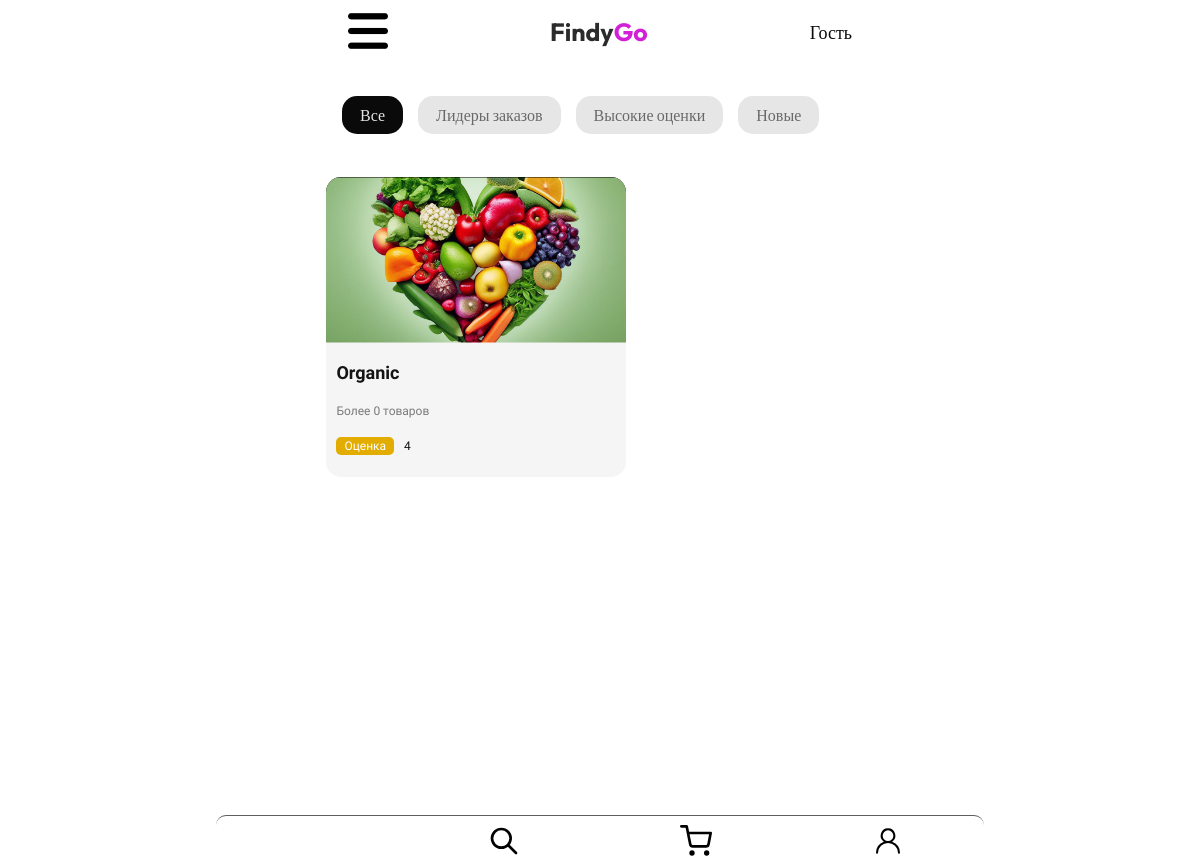
The app's page /category/Vegetables/ with its own data.
### account/models.py (models this page shows, shortened)
class CustomUser(AbstractUser):
    city = models.CharField(
        max_length=50,
        choices=CITY,
        default="Неизвестно"
    )
    USER_TYPES = [
        ('ordinary_user', 'Обычный пользователь'),
        ('food_user', 'Пользователь еда'),
        ('shop_user', 'Пользователь магазин'),
        ('taxi_user', 'Водитель такси'),
        ('courier_user', 'Водитель курьер'),
        ('taxi_company_user', 'Владелец таксопарк'),
    ]
    user_type = models.CharField(max_length=20, choices=USER_TYPES, default='ordinary_user')
    user_name = models.CharField(max_length=25, blank=True, null=True)
    user_description = models.CharField(max_length=500, default=description_txt, blank=True, null=True)
    user_phone_number = models.DecimalField(max_digits=9, decimal_places=0, blank=True, null=True)
    user_phone_number2 = models.DecimalField(max_digits=9, decimal_places=0, blank=True, null=True)
    user_mbank_qr = models.ImageField(upload_to=user_mbank_qr_path, blank=True, null=True)
    user_rsk_qr = models.ImageField(upload_to=user_rsk_qr_path, blank=True, null=True)
    user_mbank_link = models.CharField(max_length=500, blank=True, null=True)
    user_obank_link = models.CharField(max_length=500, blank=True, null=True)
    user_rsk_link = models.CharField(max_length=500, blank=True, null=True)
    user_abank_link = models.CharField(max_length=500, blank=True, null=True)
    user_raiting = models.DecimalField(max_digits=3, decimal_places=1, blank=True, null=True)
    balance = models.DecimalField(max_digits=15, decimal_places=2, blank=True, null=True)
    CATEGORY_OF_EDUCATION = [
        ('', ''),
        ('Food', 'Еда'),
        ('Vegetables', 'Овощи'),
        ('Shop', 'Магазин'),
    ]
    category_of_education = models.CharField(max_length=20, choices=CATEGORY_OF_EDUCATION, default='', blank=True, null=True)
    SUB_CATEGORY_OF_EDUCATION = [
        ('', ''),
        ('Grocery', 'Продуктовый'),
        ('Vegetables', 'Электроника'),
        ('Clothes', 'Одежды'),
        ('Office', 'Канцелярия'),
    ]
    sub_category_of_education = models.CharField(max_length=20, choices=SUB_CATEGORY_OF_EDUCATION, blank=True, null=True, default='')
    USER_STATUS = [
        ('', ''),
        ('Online', 'Онлайн'),
        ('Offline', 'Оффлайн'),
    ]
    user_status = models.CharField(max_length=20, choices=USER_STATUS, default='', blank=True, null=True)
    user_logo = models.ImageField(upload_to=user_logo_path, blank=True, null=True)
    user_logo_mini = models.ImageField(upload_to=user_logo_mini_path, blank=True, null=True)
    USER_BLOCKED = [
        ('', ''),
        ('Yes', 'Да'),
        ('No', 'Нет'),
    ]
    user_blocked = models.CharField(max_length=20, choices=USER_BLOCKED, default='No')
    groups = models.ManyToManyField(
        Group,
        verbose_name='groups',
        blank=True,
        related_name='custom_user_set',  # Пример названия, которое можно выбрать
        related_query_name='user',
    )
    user_permissions = models.ManyToManyField(
        Permission,
        verbose_name='user permissions',
        blank=True,
        related_name='custom_user_set',  # Пример названия, которое можно выбрать
        related_query_name='user',
    )

### shop_list/views.py (the view)
# urls.py: path('category/<str:category>/', user_list, name='user_list'),
def user_list(request, category):
    users = (
        CustomUser.objects
        .filter(category_of_education=category, user_status='Online', user_blocked='No')
        .annotate(menu_count=Count('food_menu'))  # связывается по related_name
    )
    return render(request, 'shop_list/shop_list.html', {
        'users': users,
        'category': category
    })

### templates/shop_list/shop_list.html (shortened to what this page needs)
{% extends 'basis/basis.html' %}
{% block linkcss %}
<link rel="stylesheet" href="/static/css/shop_list.css">{% endblock %}
{% block main %}
<div class="category-institution-slider">
    <div class="buttons">
        <button class="all active">
            Все
        </button>
        <button class="often-ordered">
            Лидеры заказов
        </button>
        <button class="high-marks">
            Высокие оценки
        </button>
        <button class="new">
            Новые
        </button>
    </div>
</div>
<div class="institution-container">
    <div class="institutions" id="cafeContainer">
        {% for user in users %}
        <a href="{% url 'account_menu' user.id %}" class="institution" data-city="{{ user.city }}">
            <div class="logo-container">
                <img data-src="{{ user.user_logo.url }}" src="/static/icons/10px.png" alt="">
            </div>
            <div class="description-container">
                <h2 class="name">{{ user.user_name }}</h2>
                <p class="menu">{{ user.menu_count }}</p>
                <div class="star-rating">
                    <p class="raiting-title">Оценка</p>
                    <p class="raiting-number" data-rating="{{ user.user_raiting|stringformat:" g" }}">
                        {{ user.user_raiting|stringformat:"g" }}
                    </p>
                </div>
            </div>
        </a>
        {% endfor %}
    </div>
</div>
{% endblock %}

### static/css/basis.css (style rules this page uses)
* { padding: 0; margin: 0; border: 0; -webkit-user-select: none; -moz-user-select: none; user-select: none; }
*, *:before, *:after { box-sizing: border-box; }
html, body { background: rgb(255, 255, 255); height: 100%; width: 100%; font-size: 100%; line-height: 1; font-size: 14px; -ms-text-size-adjust: 100%; -moz-text-size-adjust: 100%; -webkit-text-size-adjust: 100%; }
input, button, textarea { font-family: inherit; }
button, a { outline: none; -webkit-tap-highlight-color: transparent; -webkit-user-select: none; -moz-user-select: none; user-select: none; }
button { cursor: pointer; }
a, a:visited { text-decoration: none; }
img { vertical-align: top; }
h1, h2, h3, h4, h5, h6 { font-size: inherit; font-weight: 400; }

### static/css/shop_list.css (style rules this page uses)
.category-institution-slider { width: 100%; position: fixed; top: clamp(25px, 14vw, 65px); background: rgb(255, 255, 255); z-index: 5; height: clamp(20px, 16vw, 100px); padding-left: 2.5%; display: flex; align-items: center; }
.category-institution-slider .buttons { display: flex; gap: 15px; overflow-y: scroll; scroll-snap-type: x mandatory; margin-right: 5%; }
.category-institution-slider .buttons button { transition: all 0.4s ease 0s; white-space: nowrap; padding: 8px 18px; width: 100%; background-color: #e6e6e6; border-radius: 15px; font-family: "Manrope"; font-size: clamp(10px, 3.2vw, 16px); font-weight: 500; color: #696969; }
.category-institution-slider .buttons .active { background-color: #0a0a0a; color: #e4e4e4; }
.institution-container { width: 100%; margin-top: clamp(25px, 16vw, 100px); position: relative; z-index: 4; }
.institution-container .institutions { width: 95%; display: flex; justify-content: space-between; gap: clamp(5px, 3vw, 10px); flex-wrap: wrap; margin: 0 auto; overflow: hidden; }
.institution-container .institutions .institution { min-height: clamp(5px, 55vw, 300px); min-width: clamp(5px, 46vw, 300px); transition: all 0.4s ease 0s; background-color: #f5f5f5; border-radius: 15px; margin-top: 1vw; display: flex; flex-direction: column; overflow: hidden; }
.institution-container .institutions .institution .logo-container { width: 100%; height: 55%; position: relative; background-color: #000000; }
.institution-container .institutions .institution .logo-container img { position: absolute; top: 50%; left: 50%; transform: translate(-50%, -50%); width: 100%; height: 100%; -o-object-fit: cover; object-fit: cover; }
.institution-container .institutions .institution .description-container { height: 45%; position: relative; display: flex; flex-direction: column; align-items: flex-start; justify-content: center; gap: clamp(2px, 2vw, 20px); }
.institution-container .institutions .institution .description-container .star-rating { display: flex; align-items: center; justify-content: flex-start; font-family: "Comfortaa"; font-size: clamp(6px, 3vw, 12px); }
.institution-container .institutions .institution .description-container .star-rating .raiting-number { color: #131313; }
.institution-container .institutions .institution .description-container .star-rating .raiting-title { padding: 3px 8px; background-color: #e2ad00; color: #ffffff; border-radius: 5px; }
.institution-container .institutions .institution .description-container .star-rating p { font-family: "Comfortaa"; color: #797979; }
.institution-container .institutions .institution .description-container h2, .institution-container .institutions .institution .description-container p { margin-left: 10px; }
.institution-container .institutions .institution .description-container .name { font-family: "Comfortaa", sans-serif; font-size: clamp(12px, 3.6vw, 18px); font-weight: 700; color: #141414; margin-bottom: 3px; }
.institution-container .institutions .institution .description-container .menu { font-family: "Comfortaa"; font-size: clamp(6px, 3vw, 12px); font-weight: 500; color: #797979; }
.institution-container .institutions .institution .description-container .menu::before { content: "Более "; color: #797979; }
.institution-container .institutions .institution .description-container .menu::after { content: " товаров"; color: #797979; }

### records on screen
CustomUser: user_logo (picture), user_name "Organic", menu_count "0", user_raiting "4"
